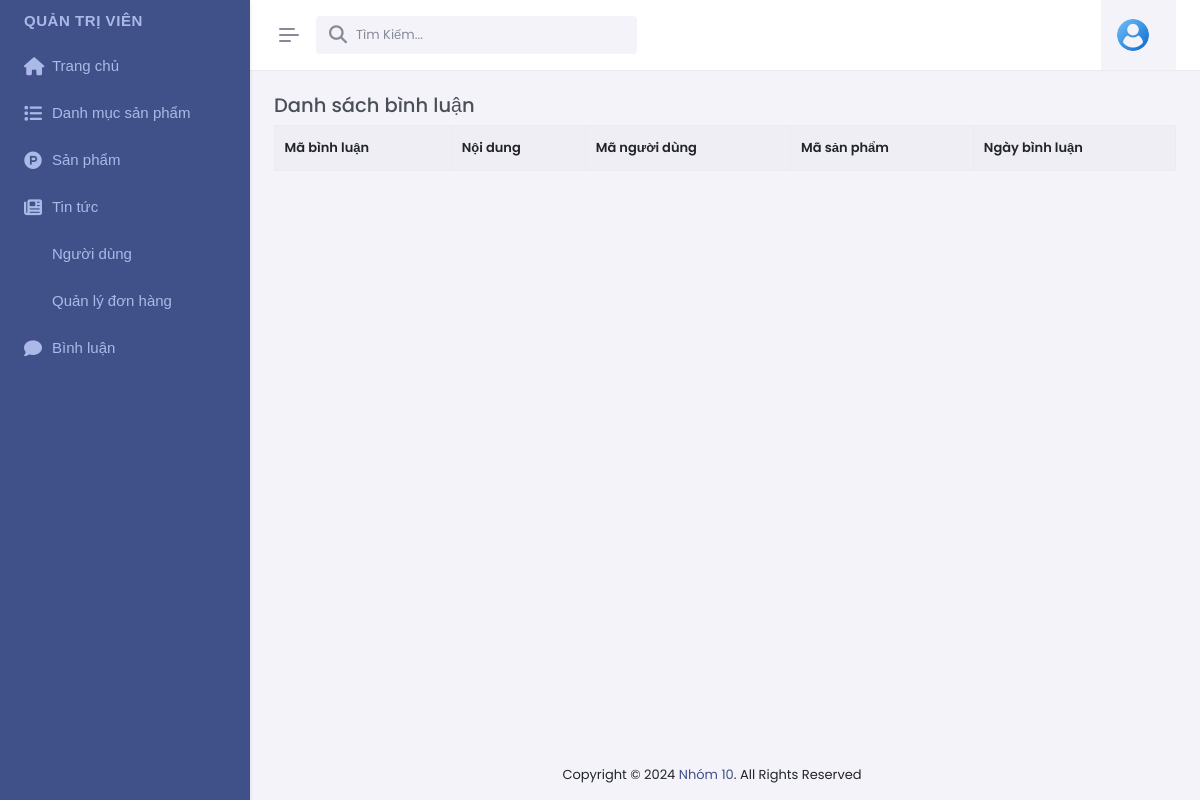
Before: /admin/index.php?act=dsbl (signed in) with the older database file.
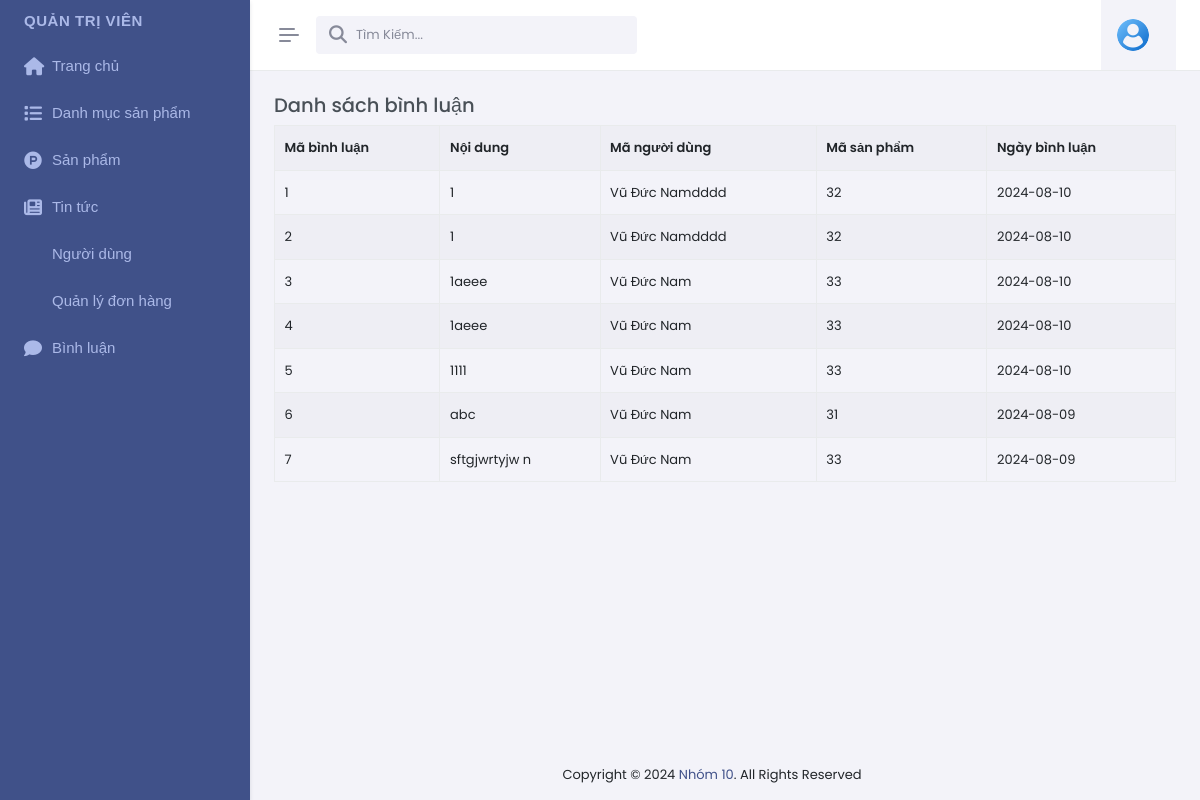
After: the same page with the newer database file.
### tables this page shows
CREATE TABLE `binhluan` (
  `id` int NOT NULL,
  `noidung` text,
  `idtk` varchar(999) DEFAULT NULL,
  `idpro` varchar(200) DEFAULT NULL,
  `ngaybinhluan` varchar(999) DEFAULT NULL,
  `role` tinyint NOT NULL DEFAULT '0'
);

### model/pdo.php (called while the page is built, shortened)
<?php
function pdo_get_connection(){
    $dburl = "mysql:host=localhost;dbname=duan1;charset=utf8";
    $username = 'root';
    $password = '';
    $conn = new PDO($dburl, $username, $password);
    $conn->setAttribute(PDO::ATTR_ERRMODE, PDO::ERRMODE_EXCEPTION);
    return $conn;
}
function pdo_query($sql){
    $sql_args = array_slice(func_get_args(), 1);
    try{
        $conn = pdo_get_connection();
        $stmt = $conn->prepare($sql);
        $stmt->execute($sql_args);
        $rows = $stmt->fetchAll();
        return $rows;
    }
    catch(PDOException $e){
        throw $e;
    }
    finally{
        unset($conn);
    }
}

### model/binhluan.php (called while the page is built, shortened)
<?php
 function loadall_binhluan($idpro){
    $sql="select *from binhluan where 1";
    $sql.=" order by id desc";
    $listdsbl= pdo_query($sql);
    return $listdsbl;
 }
?>

### admin/binhluan/list.php (the view, shortened to what this page needs)
<div class="main-content">
  <div class="page-content">
    <div class="container-fluid">
      <div class="row mb-3 pb-1">
        <div class="col-md-12">
          <div class="fromtitle">
            <h4>Danh sách bình luận</h4>
          </div>
          <div class="fromcontent">
            <div class="table-responsive dt-responsive">
              <div class="dataTables_wrapper dt-bootstrap5">
                <table id="dom-jqry" class="table table-striped table-bordered nowrap dataTable">
                  <tr>
                    <th>Mã bình luận</th>
                    <th>Nội dung</th>
                    <th>Mã người dùng</th>
                    <th>Mã sản phẩm</th>
                    <th>Ngày bình luận</th>
                  </tr>
                  <?php
                  $i = 1;
                  foreach (loadall_binhluan(0) as $binhluan) {
                    extract($binhluan);
                    echo '<tr>
                    <td>' . $i++ . '</td>
                    <td>' . $noidung . '</td>
                    <td>' . $idtk . '</td>
                    <td>' . $idpro . '</td>
                    <td>' . $ngaybinhluan . '</td>
                    </tr>';
                  }
                  ?>
                </table>
              </div>
            </div>
          </div>
        </div>
      </div>
    </div>

Changed rows visible on the page:
added binhluan: noidung "1", idtk "Vũ Đức Namdddd", idpro "32", ngaybinhluan "2024-08-10"
added binhluan: noidung "1", idtk "Vũ Đức Namdddd", idpro "32", ngaybinhluan "2024-08-10"
added binhluan: noidung "1aeee", idtk "Vũ Đức Nam", idpro "33", ngaybinhluan "2024-08-10"
added binhluan: noidung "1aeee", idtk "Vũ Đức Nam", idpro "33", ngaybinhluan "2024-08-10"
added binhluan: noidung "1111", idtk "Vũ Đức Nam", idpro "33", ngaybinhluan "2024-08-10"
added binhluan: noidung "abc", idtk "Vũ Đức Nam", idpro "31", ngaybinhluan "2024-08-09"
added binhluan: noidung "sftgjwrtyjw n", idtk "Vũ Đức Nam", idpro "33", ngaybinhluan "2024-08-09"
